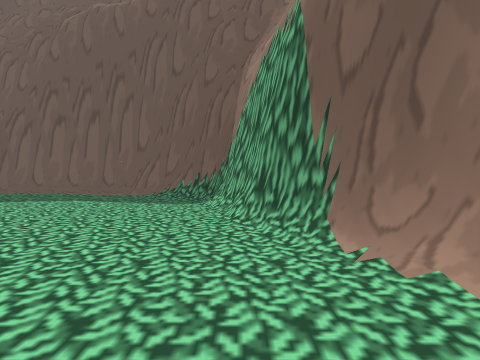
[1] (above)

12 first-person views from a walk through a Unity game level. The camera is 1.4 m above the floor, tilts 2° down and sees 70° across. The floor is counted in squares, 2 m on a side. Each view is taken from the middle of a square. On the plan, view 1 faces up. The plan holds only what a view shows up to about 11 squares ahead; the rest is blank. The place goes on beyond the plan. The player is left out.

[2]
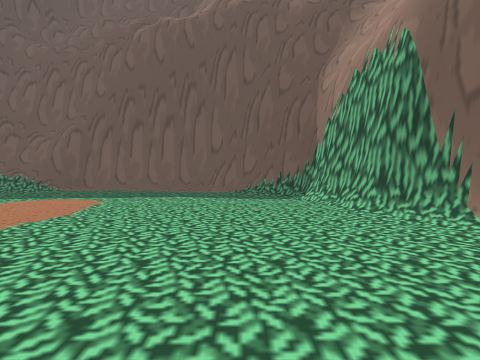

[3]
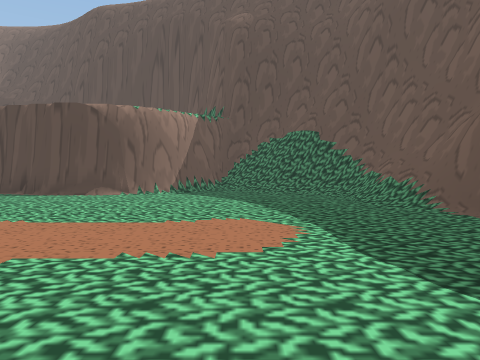

[4]
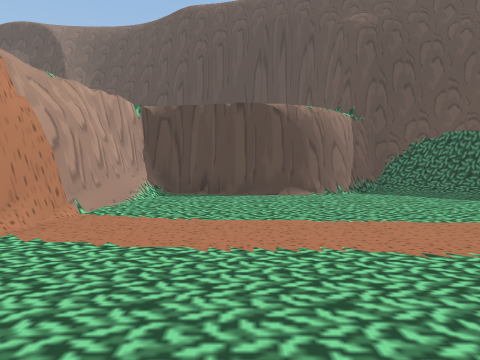

[5]
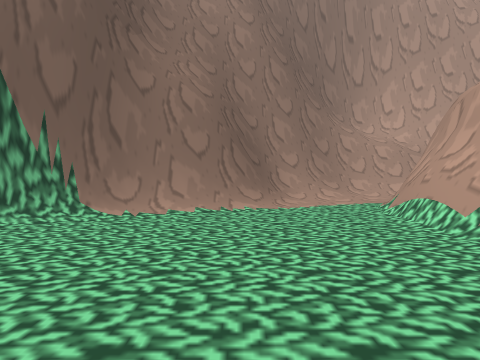

[6]
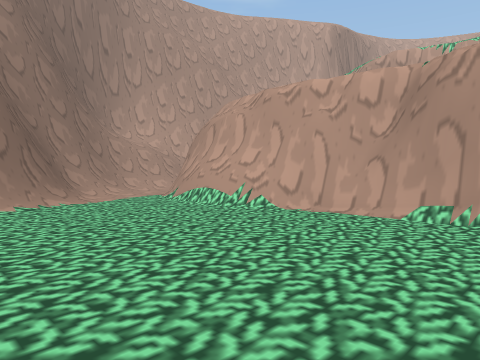

[7]
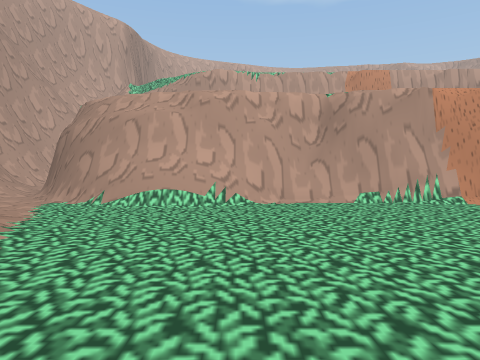

[8]
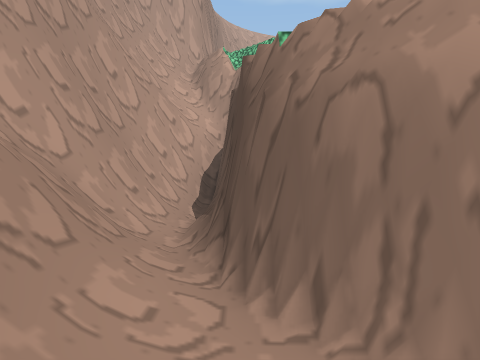

[9]
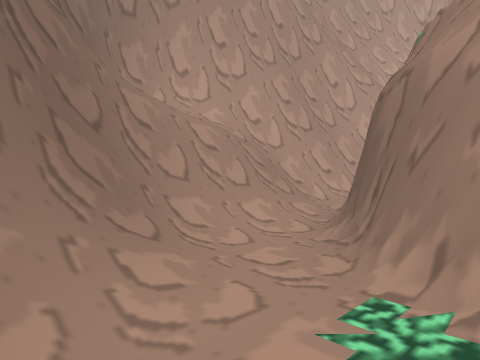

[10]
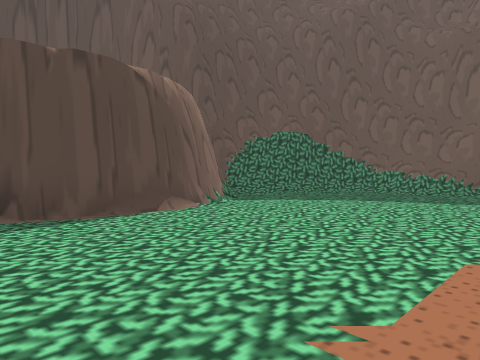

[11]
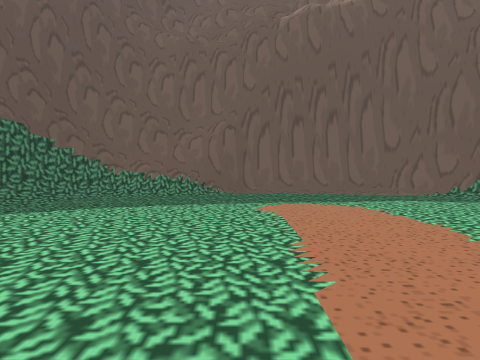

[12]
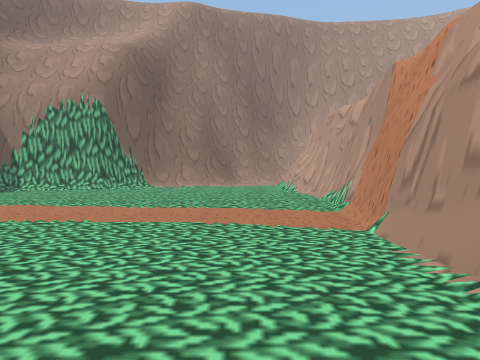

### Floor plan
Key: @ floor where view 1 was taken; # wall or solid block; . floor; / step, stairs or slope; = window, fence, low wall or low ledge.
Columns run from 13 left of view 1 to 6 right of it. Each row starts with its distance up from view 1.
 10   ##########
  9  ###=/..../##
  8  #//......./##
  7 ##/........./#
  6 #/...........#
  5 #/...........##
  4 ##............#
  3  ##...........##
  2   #............#
  1  ##............###
  0  #...........@../##
 -1  ##............../##
 -2  ###############//##
 -3                ##//#
 -4                 ##/#
 -5                  #/#
 -6                  #/#
 -7                  #/#
 -8                  ###

Positions as (right, up) in squares from view 1, and headings:
1: (0, 0), facing up
2: (-2, -1), facing up
3: (-2, 6), facing left
4: (-2, 1), facing left
5: (-4, 1), facing right
6: (-5, 3), facing down-right
7: (-1, 5), facing down
8: (4, -1), facing down
9: (2, 0), facing down-right
10: (-6, -1), facing up-left
11: (-7, 0), facing up
12: (-11, 0), facing right
